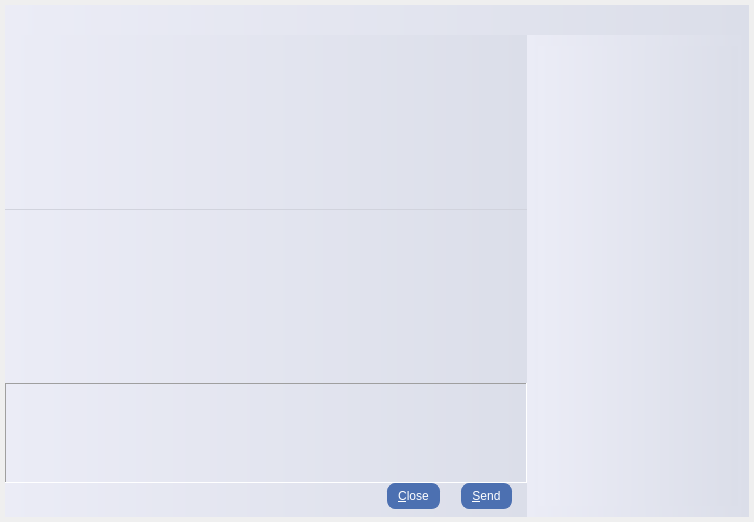
<?xml version="1.0" encoding="UTF-8"?>
<ui version="4.0">
 <class>qtchatclientClass</class>
 <widget class="QDialog" name="qtchatclientClass">
  <property name="geometry">
   <rect>
    <x>0</x>
    <y>0</y>
    <width>754</width>
    <height>522</height>
   </rect>
  </property>
  <property name="windowTitle">
   <string>qtchatclient</string>
  </property>
  <layout class="QVBoxLayout" name="verticalLayout_2">
   <property name="spacing">
    <number>0</number>
   </property>
   <property name="leftMargin">
    <number>5</number>
   </property>
   <property name="topMargin">
    <number>5</number>
   </property>
   <property name="rightMargin">
    <number>5</number>
   </property>
   <property name="bottomMargin">
    <number>5</number>
   </property>
   <item>
    <widget class="QWidget" name="mainWidget" native="true">
     <property name="styleSheet">
      <string notr="true">background-color:qlineargradient(spread:pad, x1:0, y1:0, x2:1, y2:0, stop:0 rgba(235,236,246,255), stop:1 rgba(219,222,233,255))</string>
     </property>
     <layout class="QVBoxLayout" name="mainLayout">
      <property name="spacing">
       <number>0</number>
      </property>
      <property name="leftMargin">
       <number>0</number>
      </property>
      <property name="topMargin">
       <number>0</number>
      </property>
      <property name="rightMargin">
       <number>0</number>
      </property>
      <property name="bottomMargin">
       <number>0</number>
      </property>
      <item>
       <widget class="TitleBar" name="titleBar" native="true">
        <property name="minimumSize">
         <size>
          <width>0</width>
          <height>30</height>
         </size>
        </property>
        <property name="maximumSize">
         <size>
          <width>16777215</width>
          <height>30</height>
         </size>
        </property>
        <property name="styleSheet">
         <string notr="true">QPushButton { border: none; background: none; } QPushButton:hover { background: rgb(232, 17, 35); }</string>
        </property>
       </widget>
      </item>
      <item>
       <widget class="QWidget" name="contentWidget" native="true">
        <layout class="QHBoxLayout" name="horizontalLayout_3">
         <property name="spacing">
          <number>0</number>
         </property>
         <property name="leftMargin">
          <number>0</number>
         </property>
         <property name="topMargin">
          <number>0</number>
         </property>
         <property name="rightMargin">
          <number>0</number>
         </property>
         <property name="bottomMargin">
          <number>0</number>
         </property>
         <item>
          <widget class="QWidget" name="leftWidget" native="true">
           <layout class="QVBoxLayout" name="verticalLayout">
            <property name="spacing">
             <number>0</number>
            </property>
            <property name="leftMargin">
             <number>0</number>
            </property>
            <property name="topMargin">
             <number>0</number>
            </property>
            <property name="rightMargin">
             <number>0</number>
            </property>
            <property name="bottomMargin">
             <number>0</number>
            </property>
            <item>
             <widget class="TextViewer" name="textBrowser" native="true">
              <property name="styleSheet">
               <string notr="true"/>
              </property>
             </widget>
            </item>
            <item>
             <widget class="QWidget" name="toolbar" native="true">
              <property name="styleSheet">
               <string notr="true">border-top:1px solid rgb(209,211,221);</string>
              </property>
              <layout class="QHBoxLayout" name="toolbarLayout">
               <property name="spacing">
                <number>0</number>
               </property>
               <property name="leftMargin">
                <number>0</number>
               </property>
               <property name="topMargin">
                <number>0</number>
               </property>
               <property name="rightMargin">
                <number>0</number>
               </property>
               <property name="bottomMargin">
                <number>0</number>
               </property>
               <item>
                <widget class="QPushButton" name="addPicBtn">
                 <property name="styleSheet">
                  <string notr="true">
                                        QPushButton {
                                        background-color: transparent;
                                        border:none;
                                        margin-left: 5px;
                                        margin-top: 2px;
                                        padding: 3px;
                                        }
                                        QPushButton:hover {
                                        border: 1px solid rgb(173,175,176);
                                        border-radius: 2px;
                                        }
                                      </string>
                 </property>
                 <property name="text">
                  <string/>
                 </property>
                 <property name="flat">
                  <bool>true</bool>
                 </property>
                </widget>
               </item>
               <item>
                <widget class="QPushButton" name="addVoiceBtn">
                 <property name="styleSheet">
                  <string notr="true">
                                        QPushButton {
                                        background-color: transparent;
                                        border:none;
                                        margin-left: 5px;
                                        margin-top: 2px;
                                        padding: 3px;
                                        }
                                        QPushButton:hover {
                                        border: 1px solid rgb(173,175,176);
                                        border-radius: 2px;
                                        }
                                      </string>
                 </property>
                 <property name="text">
                  <string/>
                 </property>
                 <property name="flat">
                  <bool>true</bool>
                 </property>
                </widget>
               </item>
               <item>
                <spacer name="horizontalSpacer_2">
                 <property name="orientation">
                  <enum>Qt::Horizontal</enum>
                 </property>
                 <property name="sizeHint" stdset="0">
                  <size>
                   <width>40</width>
                   <height>20</height>
                  </size>
                 </property>
                </spacer>
               </item>
              </layout>
             </widget>
            </item>
            <item>
             <widget class="QTextEdit" name="textEdit">
              <property name="minimumSize">
               <size>
                <width>0</width>
                <height>100</height>
               </size>
              </property>
              <property name="maximumSize">
               <size>
                <width>16777215</width>
                <height>100</height>
               </size>
              </property>
              <property name="styleSheet">
               <string notr="true"/>
              </property>
              <property name="frameShape">
               <enum>QFrame::Panel</enum>
              </property>
              <property name="frameShadow">
               <enum>QFrame::Sunken</enum>
              </property>
             </widget>
            </item>
            <item>
             <layout class="QHBoxLayout" name="horizontalLayout">
              <property name="bottomMargin">
               <number>8</number>
              </property>
              <item>
               <spacer name="horizontalSpacer">
                <property name="orientation">
                 <enum>Qt::Horizontal</enum>
                </property>
                <property name="sizeHint" stdset="0">
                 <size>
                  <width>40</width>
                  <height>20</height>
                 </size>
                </property>
               </spacer>
              </item>
              <item>
               <widget class="QPushButton" name="closeButton">
                <property name="styleSheet">
                 <string notr="true">
                                      background: #4c70b1;
                                      border-radius: 8;
                                      border:1px solid #4c70b1;
                                      color:white;
                                      padding:5px 10px;
                                      margin:0px 5px;
                                    </string>
                </property>
                <property name="text">
                 <string>&amp;Close</string>
                </property>
               </widget>
              </item>
              <item>
               <widget class="QPushButton" name="pushButton">
                <property name="styleSheet">
                 <string notr="true">
                                      background: #4c70b1;
                                      border-radius: 8;

                                      border:1px solid #4c70b1;
                                      color:white;
                                      padding:5px 10px;
                                      margin-right: 15px;
                                      margin-left: 10px;
                                    </string>
                </property>
                <property name="text">
                 <string>&amp;Send</string>
                </property>
               </widget>
              </item>
             </layout>
            </item>
           </layout>
          </widget>
         </item>
         <item>
          <widget class="QWidget" name="rightContent" native="true">
           <layout class="QVBoxLayout" name="rightLayout">
            <item>
             <widget class="QListView" name="userListView">
              <property name="sizePolicy">
               <sizepolicy hsizetype="Fixed" vsizetype="Expanding">
                <horstretch>0</horstretch>
                <verstretch>0</verstretch>
               </sizepolicy>
              </property>
              <property name="minimumSize">
               <size>
                <width>200</width>
                <height>0</height>
               </size>
              </property>
              <property name="maximumSize">
               <size>
                <width>200</width>
                <height>16777215</height>
               </size>
              </property>
              <property name="frameShape">
               <enum>QFrame::NoFrame</enum>
              </property>
             </widget>
            </item>
           </layout>
          </widget>
         </item>
        </layout>
       </widget>
      </item>
     </layout>
    </widget>
   </item>
  </layout>
 </widget>
 <layoutdefault spacing="6" margin="11"/>
 <customwidgets>
  <customwidget>
   <class>TitleBar</class>
   <extends>QWidget</extends>
   <header>titlebar.h</header>
  </customwidget>
  <customwidget>
   <class>TextViewer</class>
   <extends>QWidget</extends>
   <header>textviewer.h</header>
  </customwidget>
 </customwidgets>
 <resources>
  <include location="qtchatclient.qrc"/>
 </resources>
 <connections/>
</ui>
